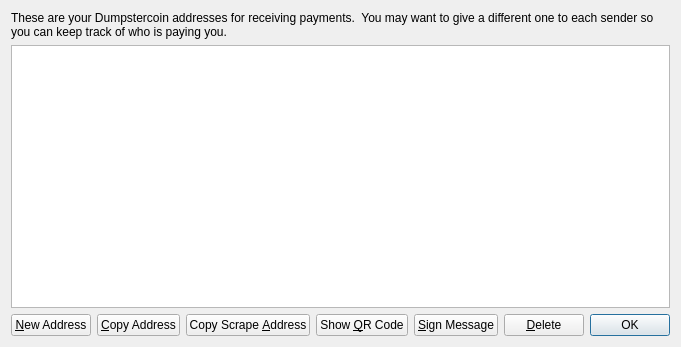
<?xml version="1.0" encoding="UTF-8"?>
<ui version="4.0">
 <class>AddressBookPage</class>
 <widget class="QWidget" name="AddressBookPage">
  <property name="geometry">
   <rect>
    <x>0</x>
    <y>0</y>
    <width>627</width>
    <height>347</height>
   </rect>
  </property>
  <property name="windowTitle">
   <string>Address Book</string>
  </property>
  <layout class="QVBoxLayout" name="verticalLayout">
   <item>
    <widget class="QLabel" name="labelExplanation">
     <property name="text">
      <string>These are your Dumpstercoin addresses for receiving payments.  You may want to give a different one to each sender so you can keep track of who is paying you.</string>
     </property>
     <property name="textFormat">
      <enum>Qt::AutoText</enum>
     </property>
     <property name="wordWrap">
      <bool>true</bool>
     </property>
    </widget>
   </item>
   <item>
    <widget class="QTableView" name="tableView">
     <property name="contextMenuPolicy">
      <enum>Qt::CustomContextMenu</enum>
     </property>
     <property name="toolTip">
      <string>Double-click to edit address or label</string>
     </property>
     <property name="tabKeyNavigation">
      <bool>false</bool>
     </property>
     <property name="alternatingRowColors">
      <bool>true</bool>
     </property>
     <property name="selectionMode">
      <enum>QAbstractItemView::SingleSelection</enum>
     </property>
     <property name="selectionBehavior">
      <enum>QAbstractItemView::SelectRows</enum>
     </property>
     <property name="sortingEnabled">
      <bool>true</bool>
     </property>
     <attribute name="verticalHeaderVisible">
      <bool>false</bool>
     </attribute>
    </widget>
   </item>
   <item>
    <layout class="QHBoxLayout" name="horizontalLayout">
     <item>
      <widget class="QPushButton" name="newAddressButton">
       <property name="toolTip">
        <string>Create a new address</string>
       </property>
       <property name="text">
        <string>&amp;New Address</string>
       </property>
       <property name="icon">
        <iconset resource="../bitcoin.qrc">
         <normaloff>:/icons/add</normaloff>:/icons/add</iconset>
       </property>
      </widget>
     </item>
     <item>
      <widget class="QPushButton" name="copyToClipboard">
       <property name="toolTip">
        <string>Copy the currently selected address to the system clipboard</string>
       </property>
       <property name="text">
        <string>&amp;Copy Address</string>
       </property>
       <property name="icon">
        <iconset resource="../bitcoin.qrc">
         <normaloff>:/icons/editcopy</normaloff>:/icons/editcopy</iconset>
       </property>
      </widget>
     </item>
     <item>
      <widget class="QPushButton" name="copyScrapeAddrToClipboard">
       <property name="toolTip">
        <string>Copy the currently selected scrape address to the system clipboard</string>
       </property>
       <property name="text">
        <string>Copy Scrape &amp;Address</string>
       </property>
       <property name="icon">
        <iconset resource="../bitcoin.qrc">
         <normaloff>:/icons/editcopy</normaloff>:/icons/editcopy</iconset>
       </property>
      </widget>
     </item>
     <item>
      <widget class="QPushButton" name="showQRCode">
       <property name="text">
        <string>Show &amp;QR Code</string>
       </property>
       <property name="icon">
        <iconset resource="../bitcoin.qrc">
         <normaloff>:/icons/qrcode</normaloff>:/icons/qrcode</iconset>
       </property>
      </widget>
     </item>
     <item>
      <widget class="QPushButton" name="signMessage">
       <property name="toolTip">
        <string>Sign a message to prove you own this address</string>
       </property>
       <property name="text">
        <string>&amp;Sign Message</string>
       </property>
       <property name="icon">
        <iconset resource="../bitcoin.qrc">
         <normaloff>:/icons/edit</normaloff>:/icons/edit</iconset>
       </property>
      </widget>
     </item>
     <item>
      <widget class="QPushButton" name="deleteButton">
       <property name="toolTip">
        <string>Delete the currently selected address from the list. Only sending addresses can be deleted.</string>
       </property>
       <property name="text">
        <string>&amp;Delete</string>
       </property>
       <property name="icon">
        <iconset resource="../bitcoin.qrc">
         <normaloff>:/icons/remove</normaloff>:/icons/remove</iconset>
       </property>
      </widget>
     </item>
     <item>
      <spacer name="horizontalSpacer">
       <property name="orientation">
        <enum>Qt::Horizontal</enum>
       </property>
       <property name="sizeHint" stdset="0">
        <size>
         <width>40</width>
         <height>20</height>
        </size>
       </property>
      </spacer>
     </item>
     <item>
      <widget class="QDialogButtonBox" name="buttonBox">
       <property name="sizePolicy">
        <sizepolicy hsizetype="Maximum" vsizetype="Fixed">
         <horstretch>0</horstretch>
         <verstretch>0</verstretch>
        </sizepolicy>
       </property>
       <property name="standardButtons">
        <set>QDialogButtonBox::Ok</set>
       </property>
      </widget>
     </item>
    </layout>
   </item>
  </layout>
 </widget>
 <resources>
  <include location="../bitcoin.qrc"/>
 </resources>
 <connections/>
</ui>
